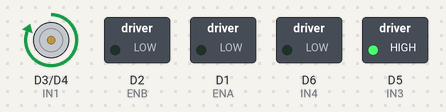
Simulated run of this program. Board: ESP8266 (NodeMCU). Shown: motor-driver pin pairs drawn as motors (green arrow = first pin HIGH = forward, orange = second pin HIGH = backward, longer = more drive), switched loads named in the program (green lamp = pin HIGH). What the program prints to the serial monitor is not drawn.

Above: at 0.1 s.
Timing chart, 0 to 1.6 s (numbered marks = the images above):
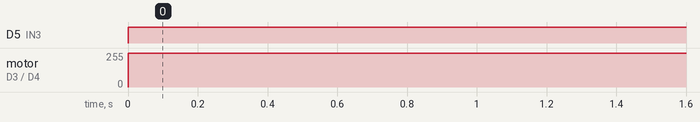

The program:

main.cpp
```cpp
#include <Arduino.h>
#include "ESPHotspot.h"
#include "L298NController.h"

#define SSID "ESP8266 2W 6"
#define PASSWORD "snsbot06"
#define ValueCount 2

#define ENA D1
#define ENB D2
#define IN1 D3
#define IN2 D4
#define IN3 D5
#define IN4 D6

float realBuffer[ValueCount];
Robo::ESPHotspot Hotspot;
Robo::L298NController MotorController;
#define CHANNEL 5
void setup() {
    memset(realBuffer, 0, sizeof(float) * ValueCount);

    Serial.begin(115200);

    MotorController.init(ENA, ENB, IN1, IN2, IN3, IN4);
    MotorController.setCorrection(0.7f, 0.9f);
    Hotspot.start(SSID, PASSWORD, CHANNEL);

    Serial.println("Started Hotspot");
}

void loop() {
    Hotspot.update();

    if (Hotspot.connected()) {
        if (Hotspot.tryReadExact(realBuffer, ValueCount)) {
            Serial.print("x:");
            Serial.print(realBuffer[0]);
            Serial.print(",");
            Serial.print("y:");
            Serial.println(realBuffer[1]);
            MotorController.update(realBuffer[0], realBuffer[1]);
        }
    }
    else {
            MotorController.update(0,0);

    }
    yield();
}
```

ESPHotspot.h
```cpp
#ifndef ESP_HOTSPOT_H
#define ESP_HOTSPOT_H

#include <ESP8266WiFi.h>

namespace Robo {
    enum class HotspotState {
        CONNECTED,
        WAITING,
    };

    class ESPHotspot {
    public:
        explicit ESPHotspot(uint16_t port = 5000);

        void start(const char *ssid, const char *password, int channel);

        void update();

        void updateLED() const;

        bool connected() const;
        bool tryReadExact(float* buffer, int size);

    private:
        WiFiServer m_server;
        WiFiClient m_client;
        HotspotState m_state;

    };
}

#endif
```

L298NController.h
```cpp
//
// Created by divyansh on 3/4/26.
//

#ifndef WHEEL2_L298NCONTROLLER_H
#define WHEEL2_L298NCONTROLLER_H

namespace Robo {

    enum class MotorDirection{
        BACKWARD = -1,
        FORWARD = 1,
        STOP = 0
    };
    struct MotorStatus {
        int speed;
        float correction;
        MotorDirection direction;
    };

    struct L298NPins {
        char PWM;
        char IN1;
        char IN2;
    };

    class L298NController {
        MotorStatus m_left_motor_status{0, 1.0f, MotorDirection::STOP};
        MotorStatus m_right_motor_status{0, 1.0f,MotorDirection::STOP};
        L298NPins m_left_motor_pins{};
        L298NPins m_right_motor_pins{};
        void update() const;

        void setLeftMotor(int speed, MotorDirection direction);

        void setRightMotor( int speed, MotorDirection direction);
    public:
        void init(char ENA, char ENB, char IN1, char IN2, char IN3, char IN4);
        void setCorrection(float left_motor_correction, float right_motor_correction);
        void update(float x, float y);
    };
}
#endif //WHEEL2_L298NCONTROLLER_H
```

ESPHotspot.cpp
```cpp
#include "ESPHotspot.h"
#include <Arduino.h>

static float readFloatBE(WiFiClient &client) {
    union {
        float f;
        uint8_t b[4];
    } data;

    // Read 4 bytes and flip order
    client.readBytes(data.b, 4);

    // Swap bytes: Java (BE) [0,1,2,3] -> ESP (LE) [3,2,1,0]
    uint8_t temp;
    temp = data.b[0];
    data.b[0] = data.b[3];
    data.b[3] = temp;
    temp = data.b[1];
    data.b[1] = data.b[2];
    data.b[2] = temp;

    return data.f;
}

namespace Robo {
    ESPHotspot::ESPHotspot(uint16_t port)
        : m_server(port), m_state(HotspotState::WAITING) {
        pinMode(LED_BUILTIN, OUTPUT);
    }

    void ESPHotspot::start(const char *ssid, const char *password, int channel) {
        WiFi.softAP(ssid, password, 2, 0, 1, 200);
        WiFi.setOutputPower(10);
        WiFi.setSleepMode(WIFI_NONE_SLEEP);

        m_server.begin();
    }

    void ESPHotspot::update() {
        switch (m_state) {
            case HotspotState::WAITING: {
                if (WiFiClient newClient = m_server.accept()) {
                    m_client = newClient;
                    m_state = HotspotState::CONNECTED;
                    Serial.println("Client connected");
                }
                break;
            }
            case HotspotState::CONNECTED: {
                if (!m_client.connected()) {
                    m_client.stop();
                    m_state = HotspotState::WAITING;
                    Serial.println("Client disconnected");
                }
            }
        }
        updateLED();
    }

    void ESPHotspot::updateLED() const {
        static uint32_t lastToggle = 0;
        uint32_t now = millis();

        switch (m_state) {
            case HotspotState::WAITING:
                // fast blink
                if (now - lastToggle > 250) {
                    digitalWrite(LED_BUILTIN, !digitalRead(LED_BUILTIN));
                    lastToggle = now;
                }
                break;

            case HotspotState::CONNECTED:
                // slow blink
                if (now - lastToggle > 1000) {
                    digitalWrite(LED_BUILTIN, !digitalRead(LED_BUILTIN));
                    lastToggle = now;
                }
                break;
        }
    }

    // Helper to convert Big-Endian (Java) to Little-Endian (ESP8266)


    bool ESPHotspot::connected() const {
        return m_state == HotspotState::CONNECTED;
    }

    bool ESPHotspot::tryReadExact(float *buffer, int size) {
        if (!m_client || !m_client.connected())
            return false;

        // If full packet not available, return immediately
        if (m_client.available() < size)
            return false;

        for (int i = 0; i < size; i++) {
            buffer[i] = readFloatBE(m_client);
        }
        return true;
    }
}
```

L298NController.cpp
```cpp
//
// Created by divyansh on 3/4/26.
//

#include "L298NController.h"
#include <Arduino.h>

#define MAX_PWM 1023
// ===== CONFIG =====
#define DEADZONE 0.05f
#define ACCEL_LIMIT 3.0f   // units per second (tune this)
#define LOOP_TIME 0.02f          // loop time (50Hz)
#define INVERTED
// current state (persist between loops)
float vLeft_cur = 0;
float vRight_cur = 0;

// ===== HELPER =====
float clamp(float x, float a, float b) {
    if (x < a) return a;
    if (x > b) return b;
    return x;
}

float sign(float x) {
    if (x > 0) return 1;
    if (x < 0) return -1;
    return 0;
}

float limitRate(float target, float current, float rate, float loopTime) {
    float delta = target - current;
    float maxStep = rate * loopTime;

    if (delta > maxStep) delta = maxStep;
    else if (delta < -maxStep) delta = -maxStep;

    return current + delta;
}

static int mapRange(double v, float in_min, float in_max, int out_min, int out_max) {
    if (v < in_min) v = in_min;
    if (v > in_max) v = in_max;

    return round(v - in_min) * (out_max - out_min) / (in_max - in_min) + out_min;
}

static Robo::MotorDirection getDirection(float val) {
    return val >= 0
               ? Robo::MotorDirection::FORWARD
               : Robo::MotorDirection::BACKWARD;
}

static float applyDeadzone(float v, float deadzone = 0.08f) {
    if (fabs(v) < deadzone)
        return 0.0f;

    // Rescale so output still reaches full range
    return (v - copysign(deadzone, v)) / (1.0f - deadzone);
}

static float expo(float v, float exponent = 2.0f) {
    return copysign(pow(fabs(v), exponent), v);
}

static void setMotorSignals(Robo::L298NPins motor_pins, Robo::MotorStatus status) {
    switch (status.direction) {
        case Robo::MotorDirection::STOP:
            digitalWrite(motor_pins.IN1, LOW);
            digitalWrite(motor_pins.IN2, LOW);
            break;
        case Robo::MotorDirection::BACKWARD:
            digitalWrite(motor_pins.IN1, LOW);
            digitalWrite(motor_pins.IN2, HIGH);
            break;
        case Robo::MotorDirection::FORWARD:
            digitalWrite(motor_pins.IN1, HIGH);
            digitalWrite(motor_pins.IN2, LOW);
            break;
    }

    analogWrite(motor_pins.PWM, static_cast<int>(round(status.correction * status.speed)));
}

namespace Robo {
    void L298NController::init(const char ENA, const char ENB, const char IN1, const char IN2, const char IN3,
                               const char IN4) {
        m_left_motor_pins.PWM = ENA;
        m_left_motor_pins.IN1 = IN1;
        m_left_motor_pins.IN2 = IN2;

        m_right_motor_pins.PWM = ENB;
        m_right_motor_pins.IN1 = IN3;
        m_right_motor_pins.IN2 = IN4;


        m_left_motor_status.direction = MotorDirection::STOP;
        m_left_motor_status.speed = 0;
        m_right_motor_status.direction = MotorDirection::STOP;
        m_right_motor_status.speed = 0;

        pinMode(ENA, OUTPUT);
        pinMode(ENB, OUTPUT);
        pinMode(IN1, OUTPUT);
        pinMode(IN2, OUTPUT);
        pinMode(IN3, OUTPUT);
        pinMode(IN4, OUTPUT);

        analogWriteFreq(1000);
        analogWriteRange(MAX_PWM);
    }

    void L298NController::setCorrection(float left_motor_correction, float right_motor_correction) {
#ifdef INVERTED
        m_left_motor_status.correction = left_motor_correction;
        m_right_motor_status.correction = right_motor_correction;
#else
        m_left_motor_status.correction = right_motor_correction;
        m_right_motor_status.correction = left_motor_correction;
        #endif

    }

    void L298NController::setLeftMotor(const int speed, const MotorDirection direction) {
        m_left_motor_status.direction = direction;
        m_left_motor_status.speed = std::clamp(speed, 0, MAX_PWM);
    }

    void L298NController::setRightMotor(const int speed, const MotorDirection direction) {
        m_right_motor_status.direction = direction;
        m_right_motor_status.speed = std::clamp(speed, 0, MAX_PWM);
    }

    void L298NController::update() const {
        setMotorSignals(m_left_motor_pins, m_left_motor_status);
        setMotorSignals(m_right_motor_pins, m_right_motor_status);
        Serial.print("left:");
        Serial.print(static_cast<int>(m_left_motor_status.direction) * m_left_motor_status.speed);
        Serial.print(",");
        Serial.print("right:");
        Serial.println(static_cast<int>(m_right_motor_status.direction) * m_right_motor_status.speed);
    }

    // X = xcos - ysin; Y = xsin - ycos

    void Robo::L298NController::update(float x, float y) {
        // assume x,y ∈ [-1,1]

        float vL_arc, vR_arc;
        float vL_tank, vR_tank;

        // ===== ARC MODE =====
        float mag = fabs(y);

        float t = fabs(x) / (fabs(x) + fabs(y) + 1e-6f);
        t = pow(t, 1.f); // smoothing

        float vFast = mag;
        float vSlow = mag * (1 - t);

        if (x > 0) {
            vL_arc = vFast;
            vR_arc = vSlow;
        } else {
            vL_arc = vSlow;
            vR_arc = vFast;
        }

        float dir = sign(y);
        vL_arc *= dir;
        vR_arc *= dir;

        // ===== TANK MODE =====
        vL_tank = x;
        vR_tank = -x;

        // ===== BLENDING =====
        float alpha = clamp(fabs(y) * 2.0F, 0.0f, 1.0f);

        float vL_target = alpha * vL_arc + (1 - alpha) * vL_tank;
        float vR_target = alpha * vR_arc + (1 - alpha) * vR_tank;

        // ===== ACCEL LIMITING =====
        // vLeft_cur = limitRate(vL_target, vLeft_cur, ACCEL_LIMIT, LOOP_TIME);
        // vRight_cur = limitRate(vR_target, vRight_cur, ACCEL_LIMIT, LOOP_TIME);
        vLeft_cur = vL_target;
        vRight_cur = vR_target;
        // ===== PWM OUTPUT =====
        int pwmLeft = (int) (vLeft_cur * MAX_PWM);
        int pwmRight = (int) (vRight_cur * MAX_PWM);
#ifdef INVERTED
        setLeftMotor(abs(pwmRight), getDirection(vRight_cur));
        setRightMotor(abs(pwmLeft), getDirection(vLeft_cur));
#else
        setLeftMotor(abs(pwmLeft), getDirection(vLeft_cur));
        setRightMotor(abs(pwmRight), getDirection(vRight_cur));
#endif
        update();
    }
}
```

Measured:
- by itself, D5 (IN3): LOW → HIGH at 0.00 s
- by itself, motor on D3 (IN1) / D4 (IN2): stopped → forward 255/255 at 0.00 s
